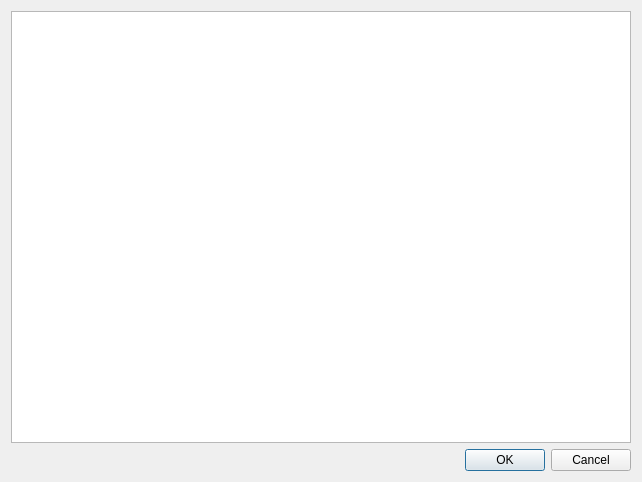
<?xml version="1.0" encoding="UTF-8"?>
<ui version="4.0">
 <class>Categories</class>
 <widget class="QDialog" name="Categories">
  <property name="geometry">
   <rect>
    <x>0</x>
    <y>0</y>
    <width>642</width>
    <height>482</height>
   </rect>
  </property>
  <property name="windowTitle">
   <string>Dialog</string>
  </property>
  <layout class="QVBoxLayout" name="verticalLayout">
   <item>
    <widget class="QTableView" name="tableView">
     <property name="sortingEnabled">
      <bool>true</bool>
     </property>
     <attribute name="horizontalHeaderShowSortIndicator" stdset="0">
      <bool>true</bool>
     </attribute>
     <attribute name="verticalHeaderVisible">
      <bool>false</bool>
     </attribute>
    </widget>
   </item>
   <item>
    <widget class="QDialogButtonBox" name="buttonBox">
     <property name="orientation">
      <enum>Qt::Horizontal</enum>
     </property>
     <property name="standardButtons">
      <set>QDialogButtonBox::Cancel|QDialogButtonBox::Ok</set>
     </property>
    </widget>
   </item>
  </layout>
 </widget>
 <resources/>
 <connections>
  <connection>
   <sender>buttonBox</sender>
   <signal>accepted()</signal>
   <receiver>Categories</receiver>
   <slot>accept()</slot>
   <hints>
    <hint type="sourcelabel">
     <x>248</x>
     <y>254</y>
    </hint>
    <hint type="destinationlabel">
     <x>157</x>
     <y>274</y>
    </hint>
   </hints>
  </connection>
  <connection>
   <sender>buttonBox</sender>
   <signal>rejected()</signal>
   <receiver>Categories</receiver>
   <slot>reject()</slot>
   <hints>
    <hint type="sourcelabel">
     <x>316</x>
     <y>260</y>
    </hint>
    <hint type="destinationlabel">
     <x>286</x>
     <y>274</y>
    </hint>
   </hints>
  </connection>
 </connections>
</ui>
